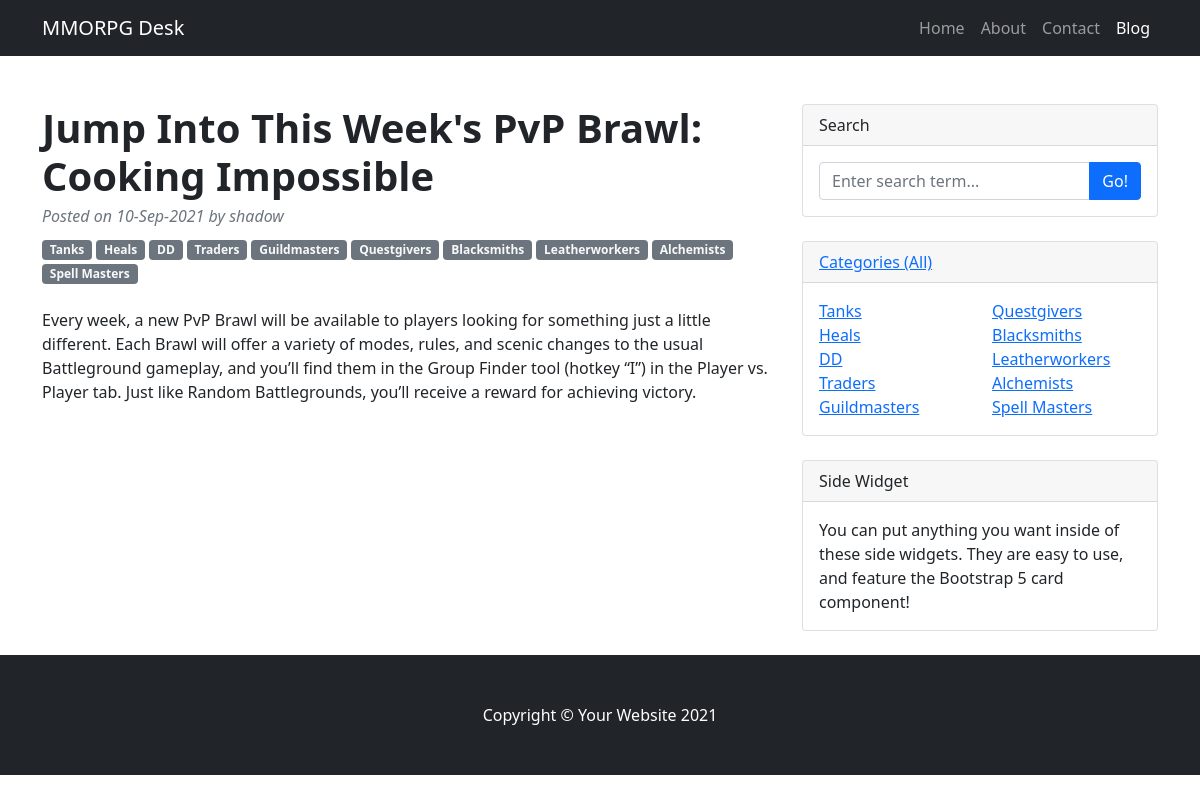
Page /posts/3 on the committed database.
### BB/models.py (models this page shows, shortened)
class Post(models.Model):
    author = models.ForeignKey(User, on_delete=models.CASCADE)
    category = models.ManyToManyField(Category, through='PostCategory')
    title = models.CharField(max_length=255)
    date_posted = models.DateTimeField(auto_now_add=True)
    content = RichTextField()
    rating = models.IntegerField(default=0)

class Category(models.Model):
    name = models.CharField(max_length=255, unique=True)

### BB/views.py (the view)
# urls.py: path('<int:pk>', PostDetail.as_view(), name='post_detail'),  # pk — это первичный ключ товара, который будет выводиться у нас в шаблон
class PostDetail(DetailView):
    model = Post
    template_name = 'BB/post_detail.html'
    context_object_name = 'post'
    queryset = Post.objects.all()
    def get_context_data(self, **kwargs):
        context = super().get_context_data(**kwargs)
        i = 0
        list_fh = []
        list_sh = []
        for cat in Category.objects.all():
            i += 1
            if i <= len(Category.objects.all())/2:
                list_fh.append(cat)
            else:
                list_sh.append(cat)
        context['categories'] = Category.objects.all()
        context['cat_fh'] = list_fh
        context['cat_sh'] = list_sh
        return context

### templates/BB/post_detail.html
{% extends 'flatpages/default.html' %}
{% block content %}
    <article>
        <header class="mb-4">
            <h1 class="fw-bolder mb-1">{{ post.title }}</h1>
            <div class="text-muted fst-italic mb-2">Posted on {{ post.date_posted|date:'d-M-Y' }} {{ post_posted|time:"H:i" }} by {{ post.author }}</div>
            {% for c in post.category.all %}
                <a class="badge bg-secondary text-decoration-none link-light" href="{% url 'category_detail' c.id %}">{{ c.name }}</a>
            {% endfor %}
        </header>
        <section class="mb-5">
            {{ post.content|safe }}
        </section>
    </article>
{% endblock content %}
{% block cat-widget %}
    {% if cat_fh or cat_sh %}
        <div class="col-sm-6">
            <ul class="list-unstyled mb-0">
                {% for category in cat_fh %}
                    <li><a href="{% url 'category_detail' category.id %}">{{ category.name }}</a></li>
                {% endfor %}
            </ul>
        </div>
        <div class="col-sm-6">
            <ul class="list-unstyled mb-0">
                {% for category in cat_sh %}
                    <li><a href="{% url 'category_detail' category.id %}">{{ category.name }}</a></li>
                {% endfor %}
            </ul>
        </div>
    {% else %}
        <h4>Categories not found</h4>
    {% endif %}
{% endblock cat-widget %}

### rows in the picture
Post: title "Jump Into This Week's PvP Brawl: Cooking Impossible", date_posted "10-Sep-2021", author "shadow", content "Every week, a new PvP Brawl will be available to players looking for something just a little different. Each Brawl will offer a variety of modes, rules, and scenic changes to the usual Battleground gameplay, and you’ll find them in the Group Finder tool (hotkey “I”) in the Player vs. Player tab. Just like Random Battlegrounds, you’ll receive a reward for achieving victory."
Category: name "Tanks"
Category: name "Heals"
Category: name "DD"
Category: name "Traders"
Category: name "Guildmasters"
Category: name "Questgivers"
Category: name "Blacksmiths"
Category: name "Leatherworkers"
Category: name "Alchemists"
Category: name "Spell Masters"
